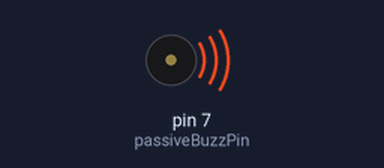
A sketch run on a simulated Arduino Uno, built with avr-gcc and run on an emulated ATmega328P. On the bench: buzzer (waves = sounding).

Above: at 0.1 s.
At 19.3 s:
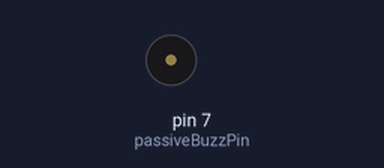
Timing chart, 0 to 20.8 s (numbered marks = the images above):
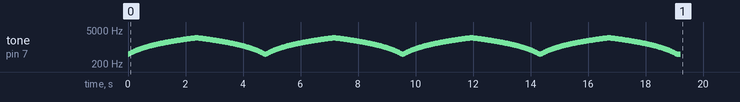

The sketch:

Siren.ino
```cpp
int passiveBuzzPin = 7;
int i = 0;
int numOfLoops = 0;
int noteDuration = 1000 / 8; //an eighth note
int pauseBetweenNotes = noteDuration * 0.2;

void setup()
{

  /* add setup code here */
	for (numOfLoops = 0; numOfLoops < 4; numOfLoops++)
	{
		for (i = 25; i < 120; i++)
		{
			tone(passiveBuzzPin, 20 * i, noteDuration);
			delay(pauseBetweenNotes);
		}
		for (i = 120; i >= 25; i--)
		{
			tone(passiveBuzzPin, 20 * i, noteDuration);
			delay(pauseBetweenNotes);
		}
	}
}

void loop()
{

  /* add main program code here */

}
 
```

Measured:
- by itself, tone on pin 7 (passiveBuzzPin): plays 500 Hz for 0.03 s, 520 Hz for 0.03 s, 540 Hz for 0.03 s, 560 Hz for 0.03 s, 580 Hz for 0.03 s, 600 Hz for 0.03 s … (761 notes in this stretch)
